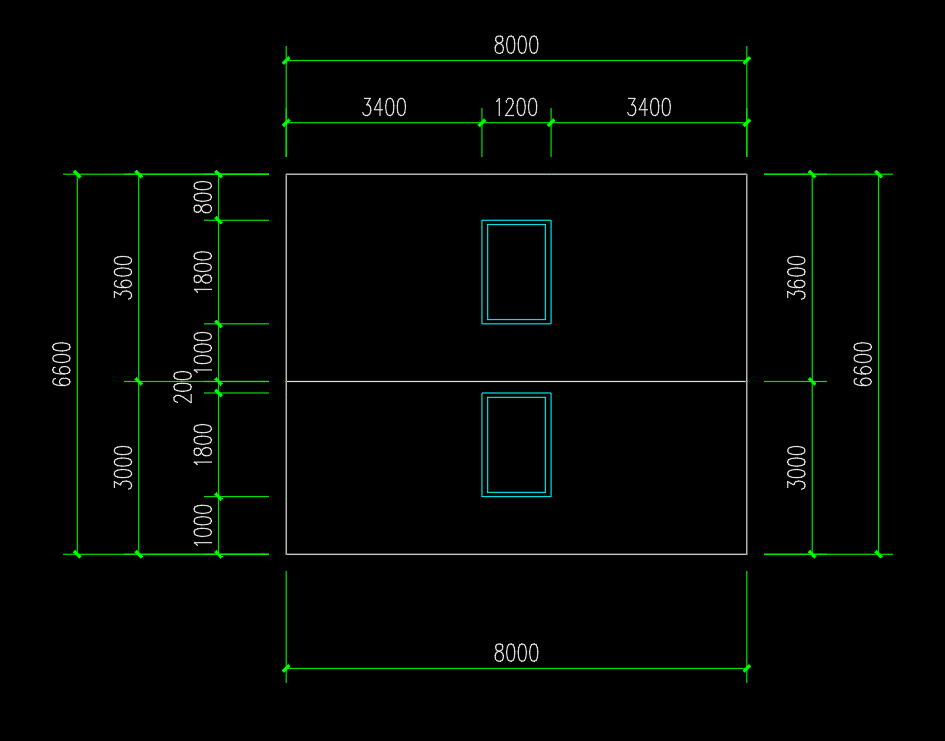
#> input picture AI_agent/logs/experiments/2026-09-10_bim_agent_sm21_run07/images/East_view.png, 945 x 741 px, found by its file name
$ python measure_elevations.py
#> lines starting #> are read from the running program, lines starting #| are printed output that depends on the picture; after the words box and inside, x2 and y2 are one past the last pixel; in counts of white or black regions, pixels touching at a corner belong together
#> in measure, rgb is the input picture: shape (741, 945, 3); mean R, G, B 1.9, 4.6, 2.4
#!/usr/bin/env python3
"""Measure the four sm24 elevation drawings without using GT or prior outputs.

The script locates the grey facade outline and cyan opening outlines.  It uses
the printed overall facade dimensions only as scale anchors; the per-opening
dimension chains are transcribed separately in elevation_observations.json.
"""

from __future__ import annotations

import argparse
import json
from pathlib import Path

import numpy as np
from PIL import Image
from scipy import ndimage


CASE_DIR = Path("case_tests/e2e_tests/sm24_anchor/case_data")
DRAWINGS = {
    "east": {"file": "East_view.png", "span_mm": 20000, "height_mm": 4500},
    "north": {"file": "North_view.png", "span_mm": 10000, "height_mm": 4500},
    "south": {"file": "South_view.png", "span_mm": 10000, "height_mm": 4500},
    "west": {"file": "West_view.png", "span_mm": 20000, "height_mm": 4500},
}


def _cluster_centres(indices: np.ndarray) -> list[float]:
    """Collapse adjacent antialiased line pixels to one centre coordinate."""
    if not len(indices):
        return []
    groups = np.split(indices, np.where(np.diff(indices) > 1)[0] + 1)
    return [round(float(np.mean(group)), 1) for group in groups]


def _wall_reference(rgb: np.ndarray) -> dict[str, float]:
    # The facade outline is neutral grey. Long-line counts separate it from text.
    neutral = (np.ptp(rgb.astype(int), axis=2) < 5) & (rgb[:, :, 0] > 80)
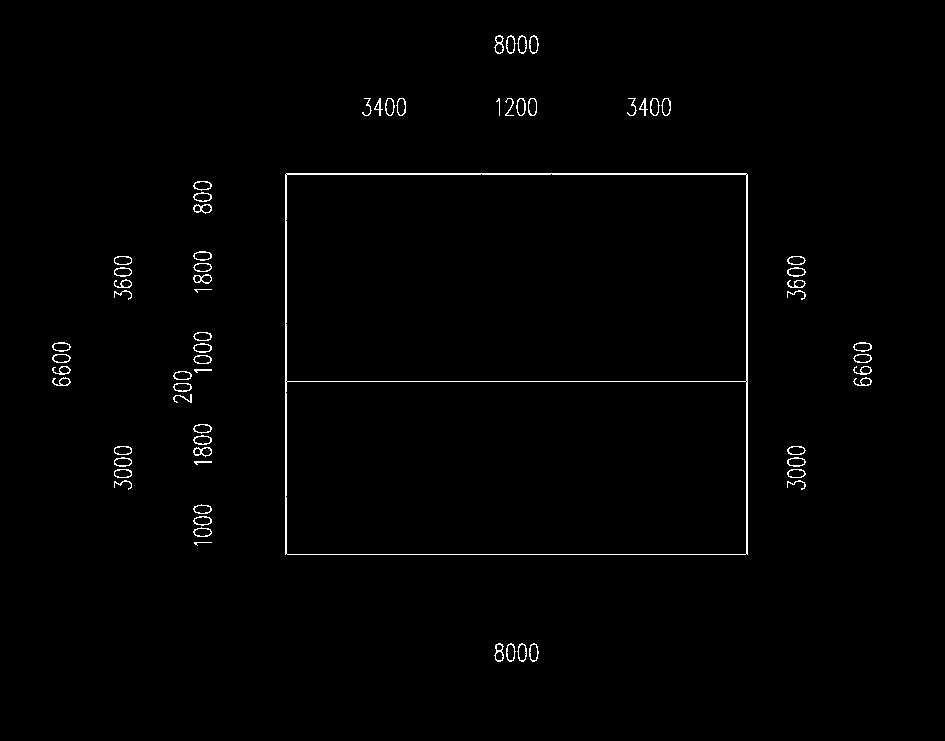
#> neutral: shape (741, 945) bool; 1% white in thin lines or dots, all inside (x1, y1, x2, y2) = (52, 35, 872, 662)
    row_counts = neutral.sum(axis=1)
#> row_counts = 741 values, max 471 at index 381, min 0 at index 0, mean 9.63
    col_counts = neutral.sum(axis=0)
#> col_counts = 945 values, max 381 at index 285, min 0 at index 0, mean 7.55
    rows = _cluster_centres(np.flatnonzero(row_counts >= 0.8 * row_counts.max()))
#> in _cluster_centres, `groups = np.split(indices, np.where(np.diff(indices) > 1)[0] + 1)`: groups = [[173, 174], [381], [554]]
#> rows = [173.5, 381, 554]
    cols = _cluster_centres(np.flatnonzero(col_counts >= 0.8 * col_counts.max()))
#> cols = [285.5, 746.5]
    if len(rows) != 2 or len(cols) != 2:
#> (the run stopped early here; a loop or call above may not have finished)
